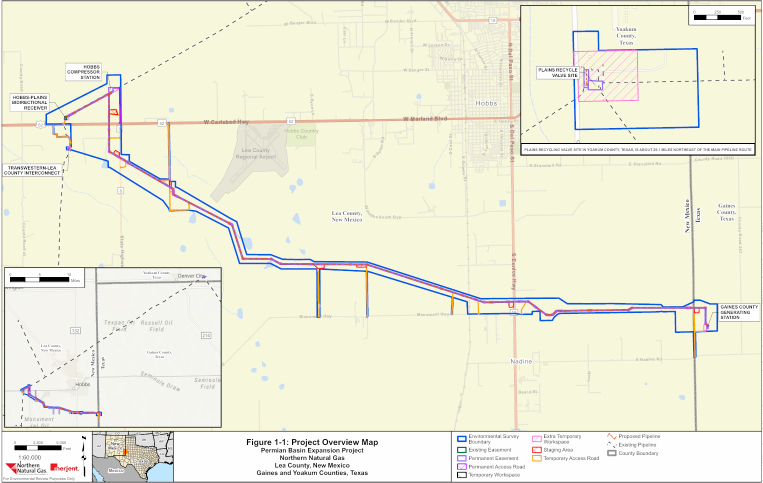
#> input picture batches/united-states-gas/staging/route-creation-newrows-20261020/maps/P8212/notice-of-scoping-image1.png, 1525 x 966 px, found by its file name (shown at 1/2 size)
$ python trace_red.py
#> lines starting #> are read from the running program, lines starting #| are printed output that depends on the picture; after the words box and inside, x2 and y2 are one past the last pixel; in counts of white or black regions, pixels touching at a corner belong together
"""Extract the red dashed proposed-pipeline pixels from Figure 1-1 and chain them into a pixel polyline.
Color mask, then per-segment median of the mask pixels (x-binned for east-west parts, y-binned for the vertical part)."""
import json, numpy as np
from PIL import Image
from scipy import ndimage as ndi
IMG='/Users/baird/Dropbox/_git_ALL/_github-repos-gem/pipelines-researcher/batches/united-states-gas/staging/route-creation-newrows-20261020/maps/P8212/notice-of-scoping-image1.png'
im=np.array(Image.open(IMG).convert('RGB')).astype(int)
m=np.abs(im-np.array([230,77,0])).sum(2)<90
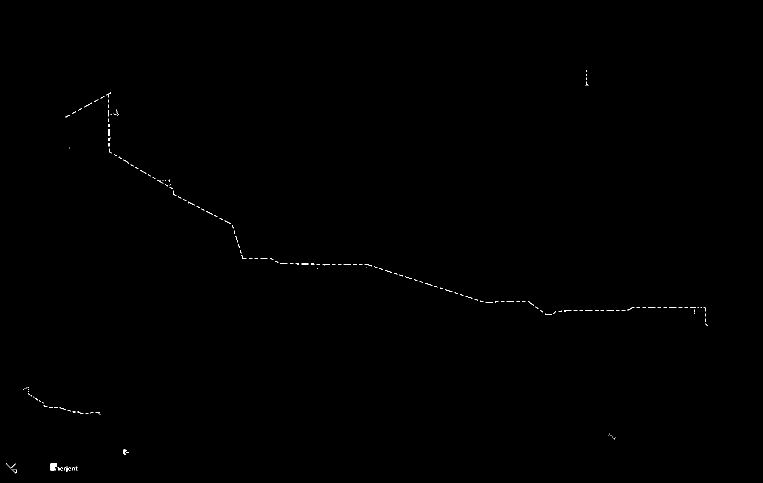
#> m: shape (966, 1525) bool (shown at 1/2 size); 0.13% white in thin lines or dots, all inside (x1, y1, x2, y2) = (12, 140, 1416, 947)
m[870:,:]=False; m[:320,1040:]=False; m[535:870,:445]=False
#> after `m[870:, :] = False`: m: shape (966, 1525) bool; 0.11% white in thin lines or dots, all inside (x1, y1, x2, y2) = (46, 140, 1416, 869)
#> after `m[:320, 1040:] = False`: m: shape (966, 1525) bool; 0.1% white in thin lines or dots, all inside (x1, y1, x2, y2) = (46, 184, 1416, 869)
#> after `m[535:870, :445] = False`:
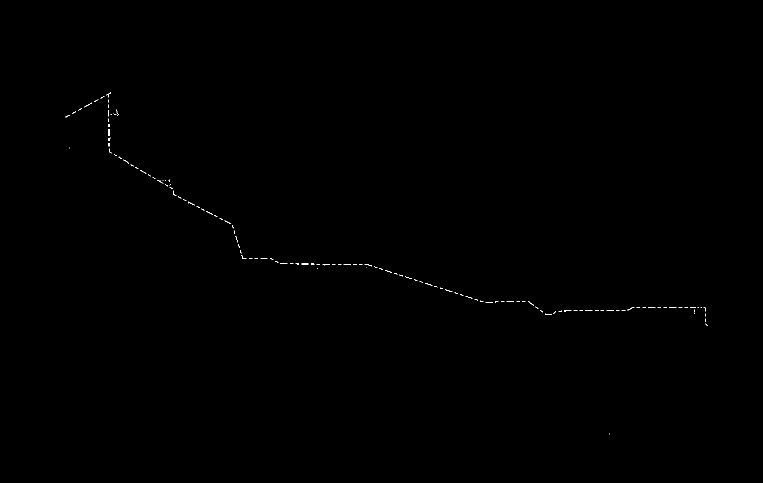
#> m: shape (966, 1525) bool (shown at 1/2 size); 0.09% white in thin lines or dots, all inside (x1, y1, x2, y2) = (131, 184, 1416, 869)
ys,xs=np.nonzero(m)
#> ys = 1362 values from 184 to 868; xs = 1362 values, max 1415 at index 1359, min 131 at index 143, mean 686.5
def xbin(x0,x1,ylo=0,yhi=999,step=3):
    pts=[]
    for x in range(x0,x1+1,step):
        sel=(abs(xs-x)<=step//2+1)&(ys>=ylo)&(ys<=yhi)
        if sel.sum(): pts.append([x,float(np.median(ys[sel]))])
    return pts
def ybin(y0,y1,xlo,xhi,step=3):
    pts=[]
    for y in range(y0,y1+1,step):
        sel=(abs(ys-y)<=step//2+1)&(xs>=xlo)&(xs<=xhi)
        if sel.sum(): pts.append([float(np.median(xs[sel])),y])
    return pts
S1=xbin(131,218,170,240)            # receiver to compressor diagonal
#> after the loop in xbin, `for x in range(x0,x1+1,step):`: pts = 30 pairs, first value 131 to 218, second value 189 to 233
#> S1 has the same summary as pts in xbin
S2=ybin(186,300,212,222)            # vertical leg
#> after the loop in ybin, `for y in range(y0,y1+1,step):`: pts = 39 pairs, first value 217 to 219, second value 186 to 300
#> S2 has the same summary as pts in ybin
S3=xbin(222,1415,300,660)           # main leg
#> S3 = 392 pairs, first value 222 to 1413, second value 305 to 649
json.dump({'S1':S1,'S2':S2,'S3':S3},open('segments_raw.json','w'))
print(len(S1),len(S2),len(S3), S1[:2],S1[-2:],S2[:2],S2[-2:],S3[:2],S3[-2:])
#| 30 39 392 [[131, 233.0], [134, 232.0]] [[215, 210.5], [218, 210.5]] [[219.0, 186], [217.0, 189]] [[218.0, 297], [218.0, 300]] [[222, 305.0], [225, 306.0]] [[1410, 630.0], [1413, 649.0]]

# ---- cleaned chain ----
from scipy.signal import medfilt
def clean(pts,k=15,tol=4):
    a=np.array(pts); med=medfilt(a[:,1],k)
    keep=np.abs(a[:,1]-med)<=tol
    return a[keep].tolist()
S1=xbin(131,212,170,240,step=2)
#> S1 = 41 pairs, first value 131 to 211, second value 189.5 to 233
S3=clean(xbin(222,1406,300,660,step=3))
#> in clean, `a = np.array(pts)`: a = 389 pairs, first value 222 to 1404, second value 305 to 629
#> in clean, `med = medfilt(a[:, 1], k)`: med = 389 values, max 624 at index 283, min 305 at index 0, mean 535.2
#> S3 = 384 pairs, first value 222 to 1404, second value 305 to 628
S4=ybin(624,652,1406,1422,step=2)
#> S4 = [[1410, 624], [1410, 626], [1410, 628], [1410, 630], [1410, 632], [1410, 634], [1410, 636], [1410, 638], [1410, 640], [1410, 642], [1410, 644], [1411, 646], [1412, 648], [1413, 650], [1414, 652]]
# join: S1 ends at the compressor corner, S2 runs down, S3 runs east, S4 the end hook
S1=[p for p in S1]
line=[]
line+=S1
#> line has the same summary as S1
line+=[[217.5,186]]  # junction of diagonal with vertical leg (visual: where the two red runs meet)
#> line = 42 pairs, first value 131 to 217.5, second value 186 to 233
line+=[p for p in S2 if p[1]>188]
#> line = 80 pairs, first value 131 to 218, second value 186 to 300
line+=S3
#> line = 464 pairs, first value 131 to 1404, second value 186 to 628
line+=S4
#> line = 479 pairs, first value 131 to 1414, second value 186 to 652
json.dump({'image':'notice-of-scoping-image1.png','polylines':[line],'notes':'proposed pipeline red dashes, colour mask (230,77,0), per-bin median; see NOTES.md'},open('trace_try.json','w'))
print(len(line))
#| 479
